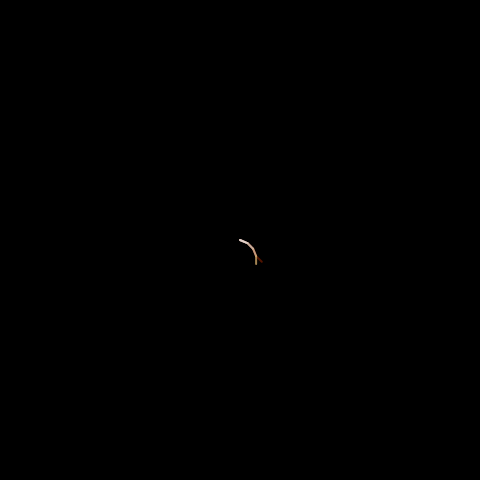
Frame 1 (no input)
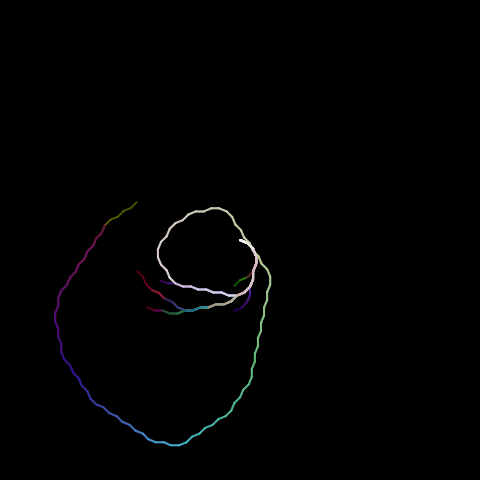
Frame 60 (no input)
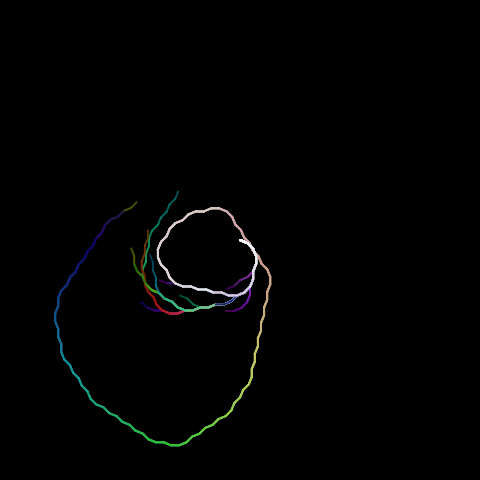
Frame 120 (the mouse pressed at the canvas centre since frame 60)

The p5.js sketch that drew these frames (run headless with seeded random() and noise() and a simulated clock; from frame 60 on, the mouse is pressed at the canvas centre):

// p5.js sketch
// ── sketch.js
let n;
let angle;
let segLen;

let cpos;
let npos;
let dir;
let collatzNums = [];

let strokecolor;
let clinc;
let csinc;


function setup() {
	createCanvas(480, 480);
	background(0);
	colorMode(HSL,1,1,1);
	strokeWeight(2);
	stroke(255);
	frameRate(60);

	n = 1;
	angle = PI/8;
	segLen = 8;
	strokecolor = {"h": 0, "s": 0.0, "l": 1, "a":0.8};
}
function draw() {
	translate(width/2,height/2);
	for(let i = 0; i<10; i++)
	drawC();
}
function drawC() {
	if(collatzNums.length == 0){
		console.log(strokecolor);
		cpos = createVector(0,0);
		npos;
		dir = createVector(1,1);
		collatzNums = collatz(n++);
		//background(0,0,0,0.01);
		strokecolor.l = 1.0;
		strokecolor.s = 0.0;

		clinc = (strokecolor.l-0.2) / collatzNums.length;
		csinc = (1-strokecolor.s) / collatzNums.length;
	}
	let num = collatzNums.shift();
	[cpos, npos, dir] = nextPos(cpos, dir, num % 2 == 0);

	//strokecolor.s = (num % 16) / 15;
	strokecolor.h += 1/99;
	if(strokecolor.h>1)strokecolor.h -= 1;
	strokecolor.l -= clinc;
	strokecolor.s += csinc;

	stroke(strokecolor.h, strokecolor.s, strokecolor.l, strokecolor.a);
	line(cpos.x, cpos.y, npos.x, npos.y);
	cpos = npos;
}


function nextPos(cpos, dir, even) {
	dir.rotate(even ? angle : -angle);
	dir.setMag(segLen);
	let npos = p5.Vector.add(cpos, dir);
	return [cpos,npos, dir];
}

function collatz(n) {
	let c = [];
	do {
		c.unshift(n);
		n = (n % 2 == 0) ?  n/2 : (3*n)+1;
	}while(n!=1);
	c.unshift(1);
	return c;
}
